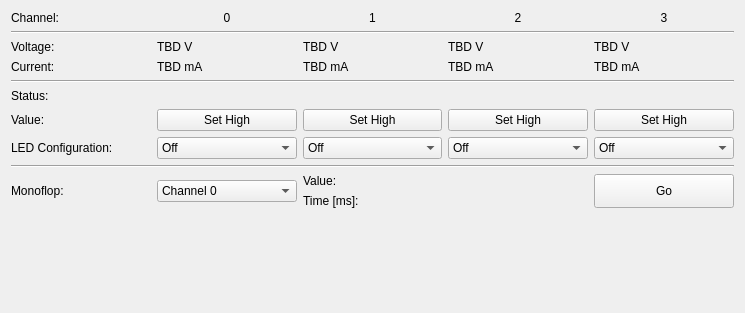
<?xml version="1.0" encoding="UTF-8"?>
<ui version="4.0">
 <class>IndustrialDigitalOutHS4</class>
 <widget class="QWidget" name="IndustrialDigitalOutHS4">
  <property name="geometry">
   <rect>
    <x>0</x>
    <y>0</y>
    <width>745</width>
    <height>313</height>
   </rect>
  </property>
  <property name="windowTitle">
   <string>Form</string>
  </property>
  <layout class="QVBoxLayout" name="verticalLayout">
   <item>
    <layout class="QGridLayout" name="gridLayout_2">
     <item row="6" column="4">
      <widget class="QPushButton" name="btn_v_c3">
       <property name="sizePolicy">
        <sizepolicy hsizetype="Expanding" vsizetype="Fixed">
         <horstretch>0</horstretch>
         <verstretch>0</verstretch>
        </sizepolicy>
       </property>
       <property name="text">
        <string>Set High</string>
       </property>
      </widget>
     </item>
     <item row="5" column="1">
      <widget class="QLabel" name="lbl_s_i_c0">
       <property name="text">
        <string/>
       </property>
       <property name="alignment">
        <set>Qt::AlignCenter</set>
       </property>
      </widget>
     </item>
     <item row="7" column="0">
      <widget class="QLabel" name="label_4">
       <property name="text">
        <string>LED Configuration:</string>
       </property>
      </widget>
     </item>
     <item row="5" column="4">
      <widget class="QLabel" name="lbl_s_i_c3">
       <property name="text">
        <string/>
       </property>
       <property name="alignment">
        <set>Qt::AlignCenter</set>
       </property>
      </widget>
     </item>
     <item row="7" column="4">
      <widget class="QComboBox" name="cbox_clc_c3">
       <property name="sizePolicy">
        <sizepolicy hsizetype="Expanding" vsizetype="Fixed">
         <horstretch>0</horstretch>
         <verstretch>0</verstretch>
        </sizepolicy>
       </property>
       <item>
        <property name="text">
         <string>Off</string>
        </property>
       </item>
       <item>
        <property name="text">
         <string>On</string>
        </property>
       </item>
       <item>
        <property name="text">
         <string>Heartbeat</string>
        </property>
       </item>
       <item>
        <property name="text">
         <string>Channel Status</string>
        </property>
       </item>
      </widget>
     </item>
     <item row="0" column="4">
      <widget class="QLabel" name="lbl_c3">
       <property name="sizePolicy">
        <sizepolicy hsizetype="Expanding" vsizetype="Preferred">
         <horstretch>0</horstretch>
         <verstretch>0</verstretch>
        </sizepolicy>
       </property>
       <property name="text">
        <string>3</string>
       </property>
       <property name="alignment">
        <set>Qt::AlignCenter</set>
       </property>
      </widget>
     </item>
     <item row="8" column="0" colspan="5">
      <widget class="Line" name="line">
       <property name="orientation">
        <enum>Qt::Horizontal</enum>
       </property>
      </widget>
     </item>
     <item row="9" column="1" rowspan="2">
      <widget class="QComboBox" name="cbox_m_c">
       <property name="sizePolicy">
        <sizepolicy hsizetype="Expanding" vsizetype="Fixed">
         <horstretch>0</horstretch>
         <verstretch>0</verstretch>
        </sizepolicy>
       </property>
       <property name="sizeAdjustPolicy">
        <enum>QComboBox::AdjustToContents</enum>
       </property>
       <item>
        <property name="text">
         <string>Channel 0</string>
        </property>
       </item>
       <item>
        <property name="text">
         <string>Channel 1</string>
        </property>
       </item>
       <item>
        <property name="text">
         <string>Channel 2</string>
        </property>
       </item>
       <item>
        <property name="text">
         <string>Channel 3</string>
        </property>
       </item>
      </widget>
     </item>
     <item row="7" column="2">
      <widget class="QComboBox" name="cbox_clc_c1">
       <property name="sizePolicy">
        <sizepolicy hsizetype="Expanding" vsizetype="Fixed">
         <horstretch>0</horstretch>
         <verstretch>0</verstretch>
        </sizepolicy>
       </property>
       <item>
        <property name="text">
         <string>Off</string>
        </property>
       </item>
       <item>
        <property name="text">
         <string>On</string>
        </property>
       </item>
       <item>
        <property name="text">
         <string>Heartbeat</string>
        </property>
       </item>
       <item>
        <property name="text">
         <string>Channel Status</string>
        </property>
       </item>
      </widget>
     </item>
     <item row="0" column="3">
      <widget class="QLabel" name="lbl_c2">
       <property name="sizePolicy">
        <sizepolicy hsizetype="Expanding" vsizetype="Preferred">
         <horstretch>0</horstretch>
         <verstretch>0</verstretch>
        </sizepolicy>
       </property>
       <property name="text">
        <string>2</string>
       </property>
       <property name="alignment">
        <set>Qt::AlignCenter</set>
       </property>
      </widget>
     </item>
     <item row="0" column="2">
      <widget class="QLabel" name="lbl_c1">
       <property name="sizePolicy">
        <sizepolicy hsizetype="Expanding" vsizetype="Preferred">
         <horstretch>0</horstretch>
         <verstretch>0</verstretch>
        </sizepolicy>
       </property>
       <property name="text">
        <string>1</string>
       </property>
       <property name="alignment">
        <set>Qt::AlignCenter</set>
       </property>
      </widget>
     </item>
     <item row="6" column="1">
      <widget class="QPushButton" name="btn_v_c0">
       <property name="sizePolicy">
        <sizepolicy hsizetype="Expanding" vsizetype="Fixed">
         <horstretch>0</horstretch>
         <verstretch>0</verstretch>
        </sizepolicy>
       </property>
       <property name="text">
        <string>Set High</string>
       </property>
      </widget>
     </item>
     <item row="6" column="3">
      <widget class="QPushButton" name="btn_v_c2">
       <property name="sizePolicy">
        <sizepolicy hsizetype="Expanding" vsizetype="Fixed">
         <horstretch>0</horstretch>
         <verstretch>0</verstretch>
        </sizepolicy>
       </property>
       <property name="text">
        <string>Set High</string>
       </property>
      </widget>
     </item>
     <item row="9" column="0" rowspan="2">
      <widget class="QLabel" name="label_5">
       <property name="sizePolicy">
        <sizepolicy hsizetype="Expanding" vsizetype="Preferred">
         <horstretch>0</horstretch>
         <verstretch>0</verstretch>
        </sizepolicy>
       </property>
       <property name="text">
        <string>Monoflop:</string>
       </property>
      </widget>
     </item>
     <item row="6" column="0">
      <widget class="QLabel" name="label_3">
       <property name="text">
        <string>Value:</string>
       </property>
      </widget>
     </item>
     <item row="5" column="2">
      <widget class="QLabel" name="lbl_s_i_c1">
       <property name="text">
        <string/>
       </property>
       <property name="alignment">
        <set>Qt::AlignCenter</set>
       </property>
      </widget>
     </item>
     <item row="6" column="2">
      <widget class="QPushButton" name="btn_v_c1">
       <property name="sizePolicy">
        <sizepolicy hsizetype="Expanding" vsizetype="Fixed">
         <horstretch>0</horstretch>
         <verstretch>0</verstretch>
        </sizepolicy>
       </property>
       <property name="text">
        <string>Set High</string>
       </property>
      </widget>
     </item>
     <item row="0" column="1">
      <widget class="QLabel" name="lbl_c0">
       <property name="sizePolicy">
        <sizepolicy hsizetype="Expanding" vsizetype="Preferred">
         <horstretch>0</horstretch>
         <verstretch>0</verstretch>
        </sizepolicy>
       </property>
       <property name="text">
        <string>0</string>
       </property>
       <property name="alignment">
        <set>Qt::AlignCenter</set>
       </property>
      </widget>
     </item>
     <item row="0" column="0">
      <widget class="QLabel" name="label_1">
       <property name="text">
        <string>Channel:</string>
       </property>
      </widget>
     </item>
     <item row="7" column="1">
      <widget class="QComboBox" name="cbox_clc_c0">
       <property name="sizePolicy">
        <sizepolicy hsizetype="Expanding" vsizetype="Fixed">
         <horstretch>0</horstretch>
         <verstretch>0</verstretch>
        </sizepolicy>
       </property>
       <item>
        <property name="text">
         <string>Off</string>
        </property>
       </item>
       <item>
        <property name="text">
         <string>On</string>
        </property>
       </item>
       <item>
        <property name="text">
         <string>Heartbeat</string>
        </property>
       </item>
       <item>
        <property name="text">
         <string>Channel Status</string>
        </property>
       </item>
      </widget>
     </item>
     <item row="5" column="0">
      <widget class="QLabel" name="label_2">
       <property name="text">
        <string>Status:</string>
       </property>
      </widget>
     </item>
     <item row="5" column="3">
      <widget class="QLabel" name="lbl_s_i_c2">
       <property name="text">
        <string/>
       </property>
       <property name="alignment">
        <set>Qt::AlignCenter</set>
       </property>
      </widget>
     </item>
     <item row="1" column="0" colspan="5">
      <widget class="Line" name="line_2">
       <property name="orientation">
        <enum>Qt::Horizontal</enum>
       </property>
      </widget>
     </item>
     <item row="7" column="3">
      <widget class="QComboBox" name="cbox_clc_c2">
       <property name="sizePolicy">
        <sizepolicy hsizetype="Expanding" vsizetype="Fixed">
         <horstretch>0</horstretch>
         <verstretch>0</verstretch>
        </sizepolicy>
       </property>
       <item>
        <property name="text">
         <string>Off</string>
        </property>
       </item>
       <item>
        <property name="text">
         <string>On</string>
        </property>
       </item>
       <item>
        <property name="text">
         <string>Heartbeat</string>
        </property>
       </item>
       <item>
        <property name="text">
         <string>Channel Status</string>
        </property>
       </item>
      </widget>
     </item>
     <item row="2" column="0">
      <widget class="QLabel" name="label">
       <property name="text">
        <string>Voltage:</string>
       </property>
      </widget>
     </item>
     <item row="3" column="0">
      <widget class="QLabel" name="label_8">
       <property name="text">
        <string>Current:</string>
       </property>
      </widget>
     </item>
     <item row="3" column="1">
      <widget class="QLabel" name="lbl_cur0">
       <property name="text">
        <string>TBD mA</string>
       </property>
      </widget>
     </item>
     <item row="3" column="2">
      <widget class="QLabel" name="lbl_cur1">
       <property name="text">
        <string>TBD mA</string>
       </property>
      </widget>
     </item>
     <item row="3" column="3">
      <widget class="QLabel" name="lbl_cur2">
       <property name="text">
        <string>TBD mA</string>
       </property>
      </widget>
     </item>
     <item row="3" column="4">
      <widget class="QLabel" name="lbl_cur3">
       <property name="text">
        <string>TBD mA</string>
       </property>
      </widget>
     </item>
     <item row="2" column="1">
      <widget class="QLabel" name="lbl_vol0">
       <property name="text">
        <string>TBD V</string>
       </property>
       <property name="alignment">
        <set>Qt::AlignLeading|Qt::AlignLeft|Qt::AlignVCenter</set>
       </property>
      </widget>
     </item>
     <item row="2" column="3">
      <widget class="QLabel" name="lbl_vol2">
       <property name="text">
        <string>TBD V</string>
       </property>
       <property name="alignment">
        <set>Qt::AlignLeading|Qt::AlignLeft|Qt::AlignVCenter</set>
       </property>
      </widget>
     </item>
     <item row="2" column="2">
      <widget class="QLabel" name="lbl_vol1">
       <property name="text">
        <string>TBD V</string>
       </property>
      </widget>
     </item>
     <item row="2" column="4">
      <widget class="QLabel" name="lbl_vol3">
       <property name="text">
        <string>TBD V</string>
       </property>
      </widget>
     </item>
     <item row="4" column="0" colspan="5">
      <widget class="Line" name="line_3">
       <property name="orientation">
        <enum>Qt::Horizontal</enum>
       </property>
      </widget>
     </item>
     <item row="9" column="4" rowspan="2">
      <widget class="QPushButton" name="btn_m_go">
       <property name="sizePolicy">
        <sizepolicy hsizetype="Minimum" vsizetype="Minimum">
         <horstretch>0</horstretch>
         <verstretch>0</verstretch>
        </sizepolicy>
       </property>
       <property name="text">
        <string>Go</string>
       </property>
      </widget>
     </item>
     <item row="9" column="2">
      <widget class="QLabel" name="label_6">
       <property name="sizePolicy">
        <sizepolicy hsizetype="Expanding" vsizetype="Preferred">
         <horstretch>0</horstretch>
         <verstretch>0</verstretch>
        </sizepolicy>
       </property>
       <property name="text">
        <string>Value:</string>
       </property>
      </widget>
     </item>
     <item row="10" column="2">
      <widget class="QLabel" name="label_7">
       <property name="sizePolicy">
        <sizepolicy hsizetype="Expanding" vsizetype="Preferred">
         <horstretch>0</horstretch>
         <verstretch>0</verstretch>
        </sizepolicy>
       </property>
       <property name="text">
        <string>Time [ms]:</string>
       </property>
      </widget>
     </item>
     <item row="9" column="3">
      <widget class="QStackedWidget" name="monoflop_value_stack"/>
     </item>
     <item row="10" column="3">
      <widget class="QStackedWidget" name="monoflop_time_stack"/>
     </item>
    </layout>
   </item>
   <item>
    <spacer name="verticalSpacer">
     <property name="orientation">
      <enum>Qt::Vertical</enum>
     </property>
     <property name="sizeHint" stdset="0">
      <size>
       <width>20</width>
       <height>40</height>
      </size>
     </property>
    </spacer>
   </item>
  </layout>
 </widget>
 <resources/>
 <connections/>
</ui>
